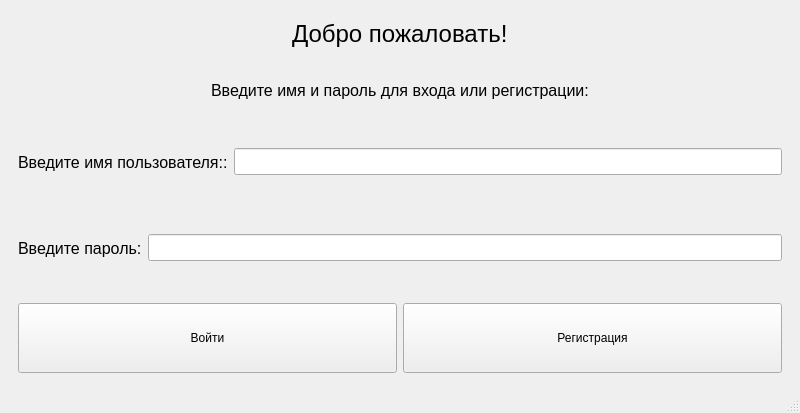
<?xml version="1.0" encoding="UTF-8"?>
<ui version="4.0">
 <class>MainWindow</class>
 <widget class="QMainWindow" name="MainWindow">
  <property name="geometry">
   <rect>
    <x>0</x>
    <y>0</y>
    <width>800</width>
    <height>413</height>
   </rect>
  </property>
  <property name="minimumSize">
   <size>
    <width>800</width>
    <height>413</height>
   </size>
  </property>
  <property name="maximumSize">
   <size>
    <width>800</width>
    <height>413</height>
   </size>
  </property>
  <property name="windowTitle">
   <string>Вход</string>
  </property>
  <widget class="QWidget" name="centralwidget">
   <layout class="QVBoxLayout" name="verticalLayout_2">
    <item alignment="Qt::AlignHCenter|Qt::AlignVCenter">
     <widget class="QLabel" name="label">
      <property name="sizePolicy">
       <sizepolicy hsizetype="Preferred" vsizetype="Minimum">
        <horstretch>0</horstretch>
        <verstretch>0</verstretch>
       </sizepolicy>
      </property>
      <property name="font">
       <font>
        <pointsize>18</pointsize>
       </font>
      </property>
      <property name="text">
       <string>Добро пожаловать!</string>
      </property>
     </widget>
    </item>
    <item alignment="Qt::AlignHCenter|Qt::AlignVCenter">
     <widget class="QLabel" name="label_4">
      <property name="sizePolicy">
       <sizepolicy hsizetype="Preferred" vsizetype="Fixed">
        <horstretch>0</horstretch>
        <verstretch>0</verstretch>
       </sizepolicy>
      </property>
      <property name="font">
       <font>
        <pointsize>12</pointsize>
       </font>
      </property>
      <property name="text">
       <string>Введите имя и пароль для входа или регистрации:</string>
      </property>
     </widget>
    </item>
    <item>
     <widget class="QWidget" name="horizontalWidget" native="true">
      <property name="minimumSize">
       <size>
        <width>0</width>
        <height>80</height>
       </size>
      </property>
      <layout class="QHBoxLayout" name="horizontalLayout">
       <item>
        <widget class="QLabel" name="label_2">
         <property name="font">
          <font>
           <pointsize>12</pointsize>
          </font>
         </property>
         <property name="text">
          <string>Введите имя пользователя::</string>
         </property>
        </widget>
       </item>
       <item>
        <widget class="QLineEdit" name="username_edit">
         <property name="font">
          <font>
           <pointsize>12</pointsize>
          </font>
         </property>
        </widget>
       </item>
      </layout>
     </widget>
    </item>
    <item>
     <widget class="QWidget" name="horizontalWidget_2" native="true">
      <property name="minimumSize">
       <size>
        <width>0</width>
        <height>80</height>
       </size>
      </property>
      <layout class="QHBoxLayout" name="horizontalLayout_2">
       <property name="spacing">
        <number>6</number>
       </property>
       <item>
        <widget class="QLabel" name="label_3">
         <property name="font">
          <font>
           <pointsize>12</pointsize>
          </font>
         </property>
         <property name="text">
          <string>Введите пароль:</string>
         </property>
        </widget>
       </item>
       <item>
        <widget class="QLineEdit" name="password_edit">
         <property name="font">
          <font>
           <pointsize>12</pointsize>
          </font>
         </property>
        </widget>
       </item>
      </layout>
     </widget>
    </item>
    <item>
     <widget class="QWidget" name="horizontalWidget_3" native="true">
      <layout class="QHBoxLayout" name="horizontalLayout_3">
       <item>
        <widget class="QPushButton" name="login_btn">
         <property name="minimumSize">
          <size>
           <width>0</width>
           <height>70</height>
          </size>
         </property>
         <property name="text">
          <string>Войти</string>
         </property>
        </widget>
       </item>
       <item>
        <widget class="QPushButton" name="register_btn">
         <property name="minimumSize">
          <size>
           <width>0</width>
           <height>70</height>
          </size>
         </property>
         <property name="text">
          <string>Регистрация</string>
         </property>
        </widget>
       </item>
      </layout>
     </widget>
    </item>
   </layout>
  </widget>
  <widget class="QMenuBar" name="menubar">
   <property name="geometry">
    <rect>
     <x>0</x>
     <y>0</y>
     <width>800</width>
     <height>22</height>
    </rect>
   </property>
  </widget>
  <widget class="QStatusBar" name="statusbar"/>
 </widget>
 <resources/>
 <connections/>
</ui>
